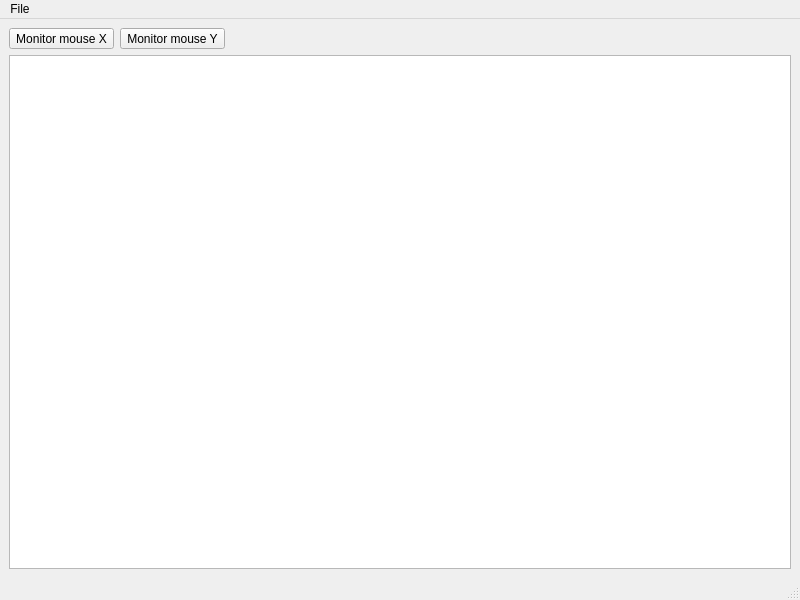
<?xml version="1.0" encoding="UTF-8"?>
<ui version="4.0">
 <class>MainWindow</class>
 <widget class="QMainWindow" name="MainWindow">
  <property name="geometry">
   <rect>
    <x>0</x>
    <y>0</y>
    <width>800</width>
    <height>600</height>
   </rect>
  </property>
  <property name="windowTitle">
   <string>MainWindow</string>
  </property>
  <widget class="QWidget" name="centralwidget">
   <layout class="QVBoxLayout" name="verticalLayout">
    <item>
     <layout class="QHBoxLayout" name="horizontalLayout">
      <item>
       <widget class="QToolButton" name="buttonMonitorX">
        <property name="text">
         <string>Monitor mouse X</string>
        </property>
        <property name="checkable">
         <bool>true</bool>
        </property>
       </widget>
      </item>
      <item>
       <widget class="QToolButton" name="buttonMonitorY">
        <property name="text">
         <string>Monitor mouse Y</string>
        </property>
        <property name="checkable">
         <bool>true</bool>
        </property>
       </widget>
      </item>
      <item>
       <spacer name="horizontalSpacer">
        <property name="orientation">
         <enum>Qt::Horizontal</enum>
        </property>
        <property name="sizeHint" stdset="0">
         <size>
          <width>40</width>
          <height>20</height>
         </size>
        </property>
       </spacer>
      </item>
     </layout>
    </item>
    <item>
     <widget class="MyGraphicsView" name="graphicsView"/>
    </item>
   </layout>
  </widget>
  <widget class="QMenuBar" name="menubar">
   <property name="geometry">
    <rect>
     <x>0</x>
     <y>0</y>
     <width>800</width>
     <height>35</height>
    </rect>
   </property>
   <widget class="QMenu" name="menuFile">
    <property name="title">
     <string>File</string>
    </property>
    <addaction name="actionQuit"/>
   </widget>
   <addaction name="menuFile"/>
  </widget>
  <widget class="QStatusBar" name="statusbar"/>
  <action name="actionQuit">
   <property name="text">
    <string>Quit</string>
   </property>
  </action>
 </widget>
 <customwidgets>
  <customwidget>
   <class>MyGraphicsView</class>
   <extends>QGraphicsView</extends>
   <header>mygraphicsview.h</header>
  </customwidget>
 </customwidgets>
 <resources/>
 <connections/>
</ui>
